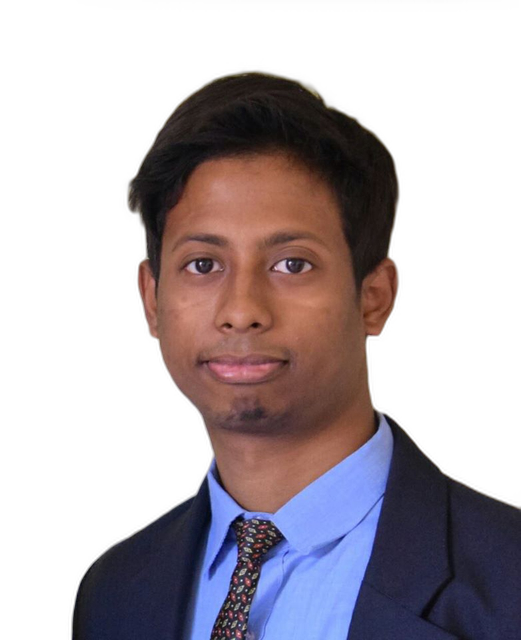
#> input picture profile.png, 521 x 640 px
$ python image_crop.py
#> lines starting #> are read from the running program, lines starting #| are printed output that depends on the picture
#> in main, image is the input picture: PIL image 521x640 RGBA; mean R, G, B, A 44, 35.6, 40.9, 116.5
#| (521, 640)
from PIL import Image

def trim(im, crop = True, border = 0 , border_type = 'single'):
	'''
	parameters : im - Pillow image file
				 crop = [True, False]
	             border - border value (default : 0)
	             border_type - ['single', 'lurl', 'percentage']


	'''
#> called with crop = True, border_type = 'lurl'

	width,height = im.size
#> width = 521; height = 640

	# bbox return in this format (left, upper, right, lower)
	bbox = im.getbbox()
#> bbox = (65, 0, 521, 640)


	# Code for single value border line
	if border_type == 'single':
		if bbox:
			left, upper, right, lower = bbox

			if crop == True:
				bbox = (max((left - border),0), max((upper - border),0), min((right + border),width), min((lower + border),height))

			return im.crop(bbox)

		else:
		 	# found no content
			raise ValueError("cannot trim; image was empty")

	# Code for left, upper, right, lower value border

	if border_type == 'lurl':
		if bbox:
			left, upper, right, lower = bbox
#> left = 65; upper = 0; right = 521; lower = 640
			if crop == True :
				bbox = (max((left - border[0]),0), max((upper - border[1]),0), min((right + border[2]),width), min((lower + border[3]),height))
				print(bbox)
#| (65, 0, 521, 640)

			return im.crop(bbox)
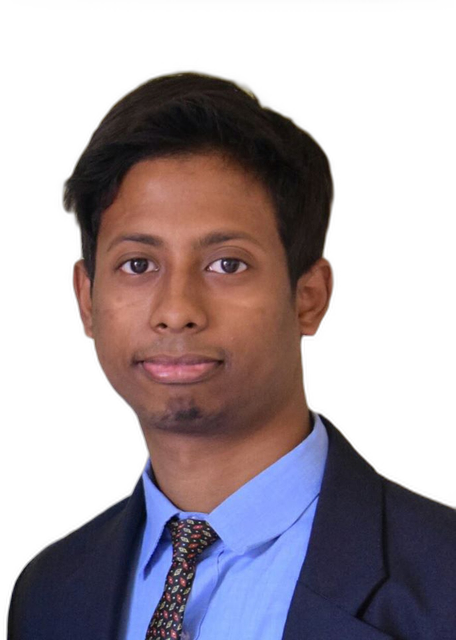
#> returned value: PIL image 456x640 RGBA; mean R, G, B, A 50.2, 40.6, 46.8, 133.1; transparent parts drawn white
		else:
		 	# found no content
			raise ValueError("cannot trim; image was empty")

	if border_type == 'percentage':

		border = round(width * border / 100)

		if bbox:
			left, upper, right, lower = bbox
			if crop == True :

				bbox = (max((left - border),0), max((upper - border),0), min((right + border),width), min((lower + border),height))

			return im.crop(bbox)
		else:
		 	# found no content
			raise ValueError("cannot trim; image was empty")


def main():
	#image=Image.open('remove.png')
	image=Image.open('profile.png')
	#image = image.resize((451,553))
	print(image.size)
	new_img = trim(image, crop = True, border = [0,0,0,0], border_type = 'lurl')
	print(new_img.size)
#| (456, 640)
	new_img.save('output.png')


if __name__ == "__main__":
    main()
